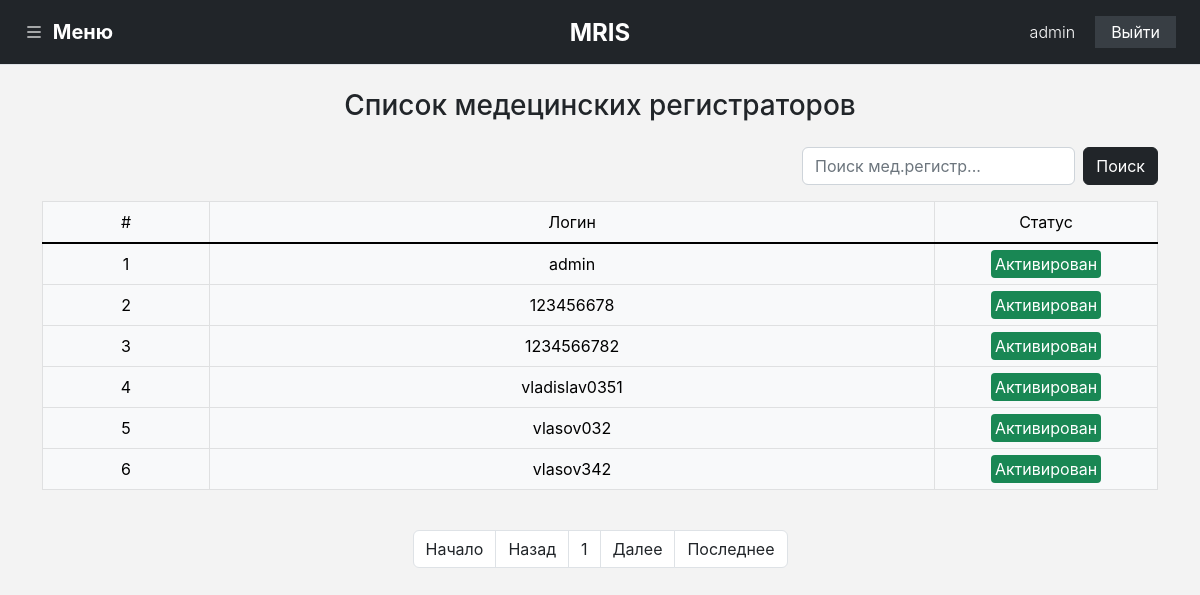
The app's page /registrar/list_registr.php (signed in) with its own data.
### tables this page shows
CREATE TABLE `users` (
  `id` int UNSIGNED NOT NULL,
  `password` varchar(255) NOT NULL,
  `login` varchar(100) NOT NULL,
  `status` varchar(255) DEFAULT '0',
  `admin` varchar(1) NOT NULL DEFAULT '0'
);

### registrar/list_registr.php (the view, shortened to what this page needs)
<?php
    if(!isset($_SESSION['user_registr'])){
        header('Location: users/login.php');
        exit;
    } else {
?>
<?php
include '../assets/inc/db.php';
$search_find = $_GET['search'];
include '../assets/modul/head.php'
?>
<?php include '../assets/modul/header.php'; ?>
<div class="container mt-0">
	<div class="row">
	    <div class="col-12 p-0">
	    	<div class="container mt-3 text-center">
                <h3 class="my-4">Список медецинских регистраторов</h3>
		    	<form action="<?= $_SERVER['SCRIPT_NAME'] ?>">
		    		<div class="row justify-content-end mb-3">
		    			<div class="col-8 p-2">
		    			</div>
		    			<div class="d-flex col-xl-4 col-12 flex-row gap-2">
			    			<input type="text" name="search" value="<?php echo $search_find; ?>" class="form-control" placeholder="Поиск мед.регистр...">
		    				<button class="btn btn-dark" type="submit">Поиск</button>
		    			</div>
	    			</div>
		    	</form>
		<div style="overflow-x: auto;white-space: nowrap;">
 		    <table class="table table-light table-bordered table-hover text-center"  border="1">
	  				<thead>
					    <tr>
					      	<td class="p-2">#</td>
					      	<td class="p-2">Логин</td>
					      	<td class="p-2">Статус</td>
					    </tr>
					</thead>
				<tbody class="table-group-divider">
<?php
include '../assets/inc/function/search_regist.php';
if ($search_find) {
	countPeople($result);
} else{?>
<?php
if (isset($_GET['page'])) {
    $page = $_GET['page'];
} else {
    $page = 1;
}
$size_page = 10;
$offset = ($page-1) * $size_page;
$pages_sql = "SELECT COUNT(*) FROM `users`";
$result = mysqli_query($link, $pages_sql);
$total_rows = mysqli_fetch_array($result)[0];
$total_pages = ceil($total_rows / $size_page);
$sql = "SELECT * FROM `users` LIMIT $offset, $size_page";
$res_data = mysqli_query($link, $sql);
while($row = mysqli_fetch_array($res_data)){?>
			<tr>
		      	<td class="p-2"><?php echo ''.$row['id'].'' ?></td>
		      	<td class="p-2"><?php echo ''.$row['login'].'' ?></td>
<?php
$status = ''.$row['status'].'';
$status_name = "";
if (!$status == 0) {
	$status_name = "<span class=\"bg-success p-1 rounded-1\"><a href='../assets/inc/function/undate_regist.php?id=".$row['id']."' class='text-white'>Активирован</a></span>";
} else {
	$status_name = "<span class=\"bg-danger p-1 rounded-1\"><a href='../assets/inc/function/update_regist.php?id=".$row['id']."' class='text-white'>Не активирован</a></span>";
}
?>
		      	<td class="p-2" width="20%"><?php echo $status_name ?></td>
			</tr>
<?php    }
?>
		</tbody>
	</table>
</div>
<nav class="mt-4">
    <ul class="pagination pagination-xl justify-content-center">
    <li class="page-item d-md-block d-none"><a href="?page=1" class="page-link text-dark border">Начало</a></li>
    <li class="<?php if($page <= 1){ echo 'disabled'; } ?> page-item">
        <a href="<?php if($page <= 1){ echo '#'; } else { echo "?page=".($page - 1); } ?>" class="page-link text-dark border">Назад</a>
    </li>
    <li class="page-item">
    		<a href="" class="disabled page-link text-dark border"><?php echo $page ?></a>
    </li>
    <li class="<?php if($page >= $total_pages){ echo 'disabled'; } ?> page-item">
        <a href="<?php if($page >= $total_pages){ echo '#'; } else { echo "?page=".($page + 1); } ?>" class="page-link text-dark border">Далее</a>
    </li>
    <li class="page-item d-md-block d-none"><a href="?page=<?php echo $total_pages; ?>" class="page-link text-dark border">Последнее</a></li>
</ul>
</nav>
<?php } ?>
		    </div>
	    </div>
	</div>
</div>
</main>
<?php } ?>
</body>
</html>

### assets/modul/header.php (shortened to what this page needs)
<?php
include($_SERVER['DOCUMENT_ROOT'] . "/assets/inc/db.php");
$sql = "SELECT * FROM `users` WHERE `id` = ".$_SESSION['user_registr']."";
$res_data = mysqli_query($link, $sql);
while($row = mysqli_fetch_array($res_data)){
$login = $row['login'];
}
?>
<header class="container-fluid p-0 bg-white position-relative">
	<div class="d-flex flex-wrap align-items-center justify-content-between justify-content-lg-between border-bottom px-4 py-3 bg-dark">
<a class="text-white fs-5 fw-bold" data-bs-toggle="offcanvas" href="#offcanvasWithBothOptions" role="button" aria-controls="offcanvasExample">
	<i class="bi bi-list me-1"></i> <span class="d-md-inline-block d-none">Меню</span>
</a>
<a href="/" class="d-flex align-items-center col-auto text-dark text-decoration-none position-absolute top-50 start-50 translate-middle">
	<span class="fs-4 fw-bold text-white title-intro d-md-inline-block d-none">MRIS</span>
</a>
<ul class="nav col-auto">
	<li><p class="mb-0 fw-light text-white p-1 me-3"><?php echo $login; ?></li>
	<li><a href="/registrar/users/clear.php" class="nav-link py-1 text-white link-white" style="background: #383e44;">Выйти</i></a></li>
</ul>
	</div>
</header>

### assets/css/style.css (style rules this page uses)
* { padding: 0; margin: 0; font-family: 'IBM Plex Sans'; font-family: 'Inter'; }
body, html { background: #F3F3F3; background-image: url("../image/site/fon-site.svg"); background-position: left bottom; background-size: cover; background-repeat: no-repeat; }
a { color: #8d8176; text-decoration: none !important; border: none !important; }
li { list-style-type: none; }
ul { margin-left: 0; padding-left: 0; }

### records on screen
users: login "admin", id "1"
users: id "2", login "123456678"
users: id "3", login "1234566782"
users: id "4", login "vladislav0351"
users: id "5", login "vlasov032"
users: id "6", login "vlasov342"

### other values on screen
$page "1"
